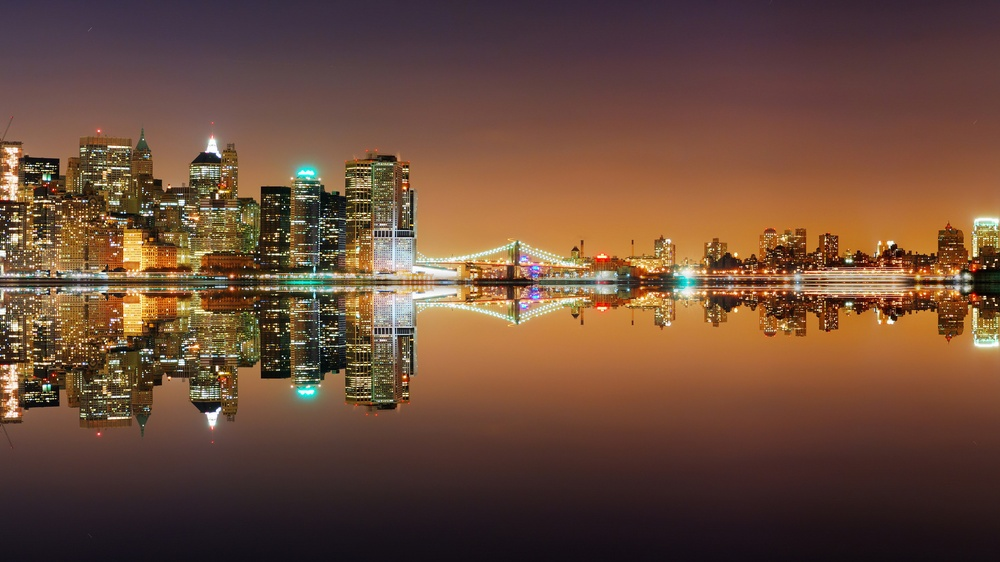
#> input picture tmp/00a1f8e3-12f5-11ec-8364-18c04d99fd86.jpg, 1000 x 562 px, shrunk from 1920 x 1080 before the run
$ python get_fourier_transform.py ../tmp/00a1f8e3-12f5-11ec-8364-18c04d99fd86.jpg
#> lines starting #> are read from the running program, lines starting #| are printed output that depends on the picture
### py_scripts/py_utils.py
import uuid

import cv2

OUTPUT_IMAGE_FOLDER = "./output/"
OUTPUT_FILE_TYPE = ".jpg"


def save_image_with_internal_name(img):
    internal_name = str(uuid.uuid1()) + OUTPUT_FILE_TYPE
    cv2.imwrite(OUTPUT_IMAGE_FOLDER + internal_name, img)
    return internal_name

### py_scripts/get_fourier_transform.py
import sys
import cv2

import numpy as np
from numpy import fft

from py_utils import save_image_with_internal_name

filename = sys.argv[1]

img = cv2.imread(filename, cv2.IMREAD_GRAYSCALE)
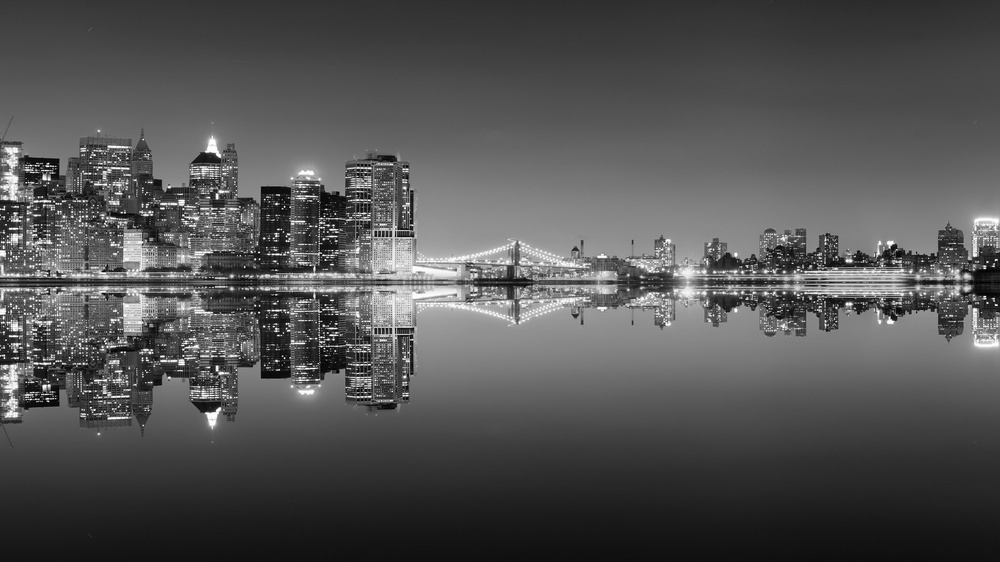
#> img: shape (562, 1000); min 0, max 255, mean 83.1
# 1. get a 2d discrete Fourier Transform of an image
# 2. shift zero-frequency component to the center of a result
# 3. get absolute values of complex numbers
# 4. reduce dynamic range using gamma correction
#    (instead of logarithmic transform to reduce noise and to
#    identify the predominant frequency components)
#                   s = c * r ^ γ
gamma = 0.09
img_fourier = abs(fft.fftshift(fft.fft2(img))) ** gamma
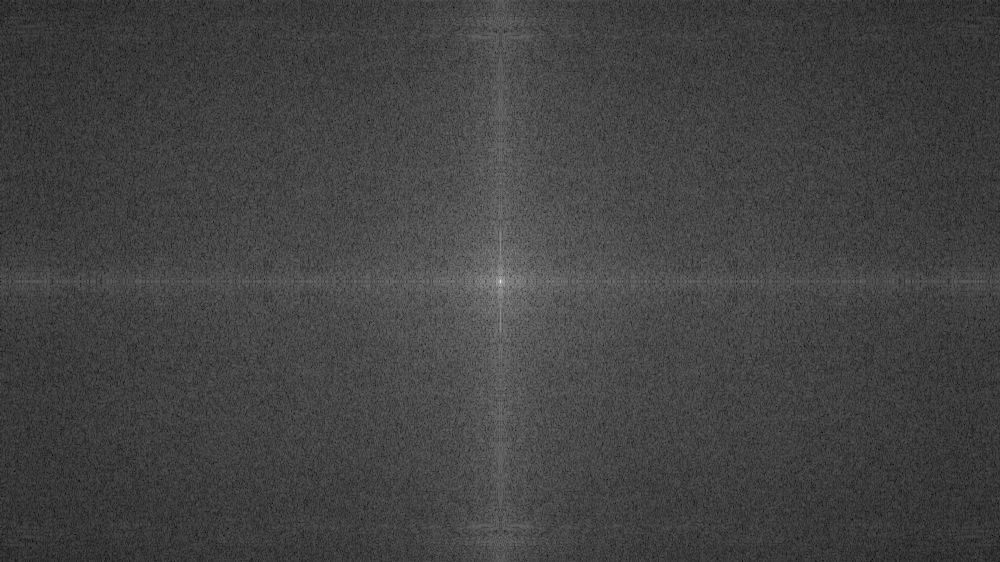
#> img_fourier: shape (562, 1000) float64; min 1.28, max 4.9, mean 2.23; drawn with min black and max white
# displaying the result on an 8-bit grayscale representation
min_val = np.min(img_fourier)
#> min_val = 1.28
max_val = np.max(img_fourier)
#> max_val = 4.9
f_range = max_val - min_val
#> f_range = 3.62
normalized_fourier_image = (img_fourier - min_val) / f_range * 255

print(save_image_with_internal_name(normalized_fourier_image), end="")
#| 6645646e-e530-11f1-83bb-e1ae7b539847.jpg
